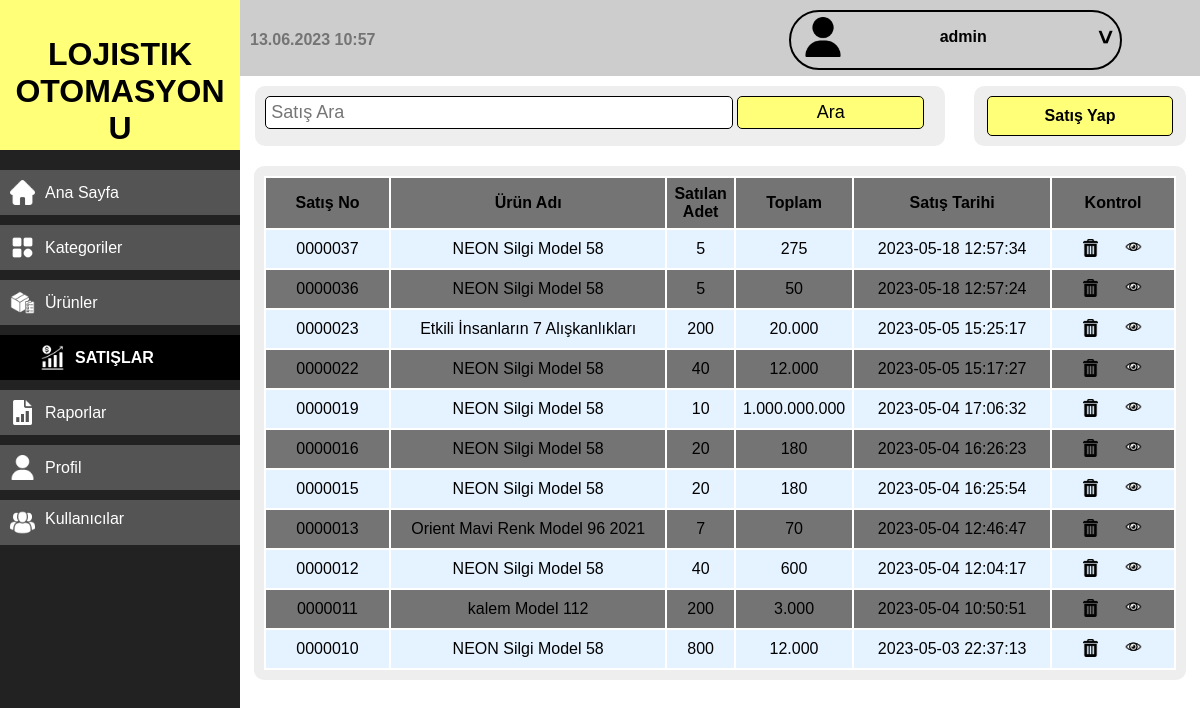
The app's page /satislar.php (signed in), older data.
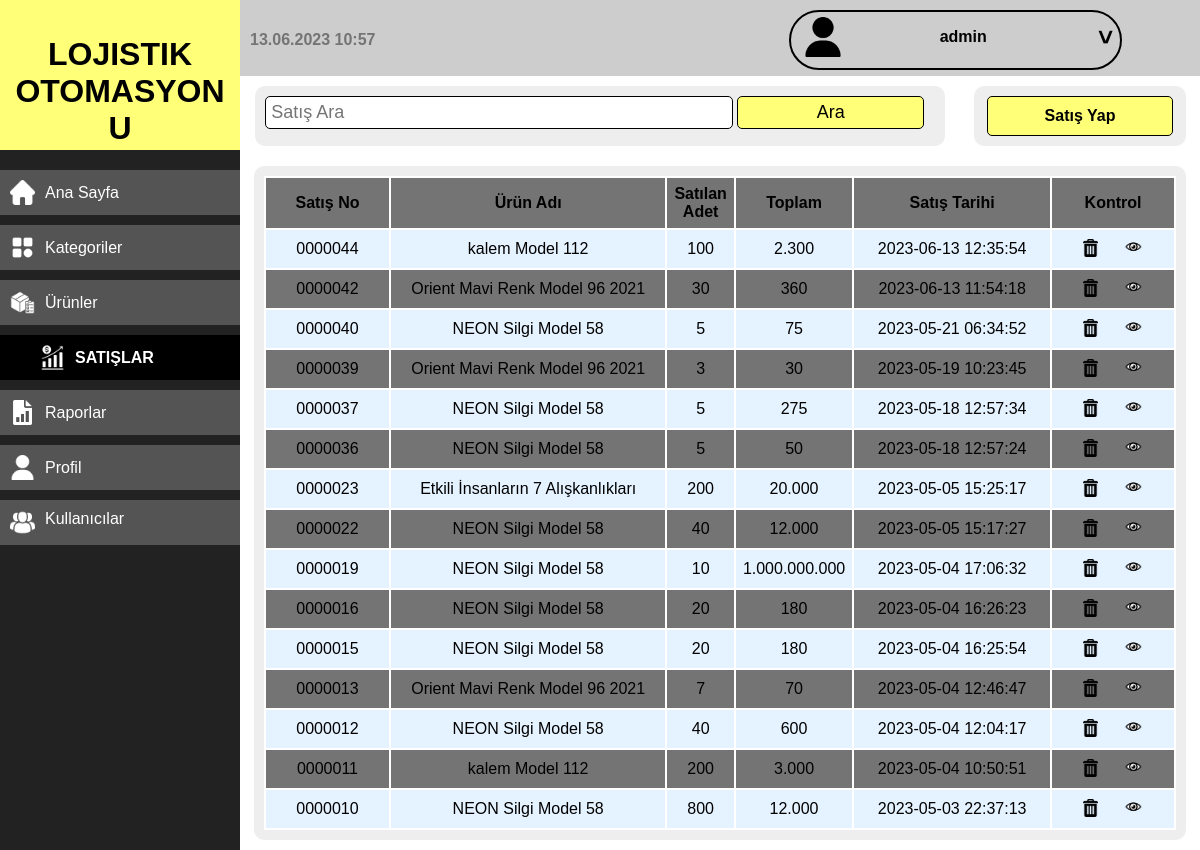
The same page, newer data.
### tables this page shows
CREATE TABLE `satislar` (
  `id` int(11) NOT NULL,
  `u_id` int(11) NOT NULL,
  `satisi_yapan` int(11) NOT NULL,
  `satilan_adet` int(11) NOT NULL,
  `birine_fiyat` int(11) NOT NULL,
  `toplam_tl` int(11) NOT NULL,
  `alici` varchar(255) NOT NULL,
  `tarihi` datetime NOT NULL
);

### diller/Turkce.php (called while the page is built, shortened)
<?php
function lang($lang)
{
  return $arr[$lang];
}

### fonksiyonlar/fonksiyonlar.php (called while the page is built, shortened)
<?php
function getAllFrom($from) {
    global $con;
    $stmt = $con->prepare("SELECT * FROM $from");
    $stmt->execute();
    $rows = $stmt->fetchAll();
    return $rows;
}
    ?>
        <?php
function getItem($from, $where, $value) {
    global $con;
    $stmt = $con->prepare("SELECT * FROM $from WHERE $where = ? LIMIT 1");
    $stmt->execute(array($value));
    return $stmt->fetch();
}
function nokta($sayi) {
    if (strlen($sayi) > 3) {
        $sayis = substr_replace ($sayi , '.' , -3, 0 );
    } else {
        $sayis = $sayi;
    }
    if (strlen($sayis) > 7) {
        $sayis = substr_replace ($sayis , '.' , -7, 0 );
    }
    if (strlen($sayis) > 11) {
        $sayis = substr_replace ($sayis , '.' , -11, 0 );
    }
    return $sayis;
}

### satislar.php (the view, shortened to what the rows shown need)
<?php
if (isset($_SESSION['kullanici_adi'])) {
  include 'init.php';
  if ($_SERVER['REQUEST_METHOD'] == 'POST') {
    if (isset($_POST['satis-yap'])) {
      $u_id      = $_POST['u-no'];
      $s_adet    = $_POST['s-adet'];
      $s_fiyat   = $_POST['s-fiyat'];
      $alici     = $_POST['alici'];
      $urun = getItem('urunler', 'id', $u_id);
      $hatalar = array();
      if (empty($s_adet) || $s_adet < 1 || $s_adet > $urun['adet'] || !is_numeric($s_adet)) {
        $hatalar[] = $urun['adet'] . lang('fazlaSatilamaz');
      }
      if (empty($s_fiyat) || $s_fiyat < $urun['alim_fiyat'] || !is_numeric($s_fiyat)) {
        bildirim($urun['alim_fiyat'] . lang('fiyattanDusukSatilamaz'));
      }
      if (empty($s_fiyat)) {
        $hatalar[] = lang('aliciBos');
      }
      if (!empty($hatalar)) {
        foreach ($hatalar as $hata) {
          echo bildirim($hata);
        }
      } else {
        $stmt = $con->prepare("INSERT INTO
                                    satislar(u_id, satisi_yapan, satilan_adet, birine_fiyat, toplam_tl, alici, tarihi)
                                    VALUES(:uid, :s_yapan, :s_adet, :b_fiyat, :toplam, :alici, now())");
        $stmt->execute(array(
          'uid'       => $u_id,
          's_yapan'   => $_SESSION['ID'],
          's_adet'    => $s_adet,
          'b_fiyat'   => $s_fiyat,
          'toplam'    => $s_adet * $s_fiyat,
          'alici'     => $alici,
        ));
        echo bildirim($stmt->rowCount(). lang('SatisYapildi'));
        $stmt = $con->prepare("UPDATE urunler SET adet = ? WHERE id = ?");
        $stmt->execute(array($urun['adet'] - $s_adet, $u_id));
        bildirim($stmt->rowCount() . lang('urunGuncenlendi'));
      }
      if (getItem('kullanicilar', 'id', $_SESSION['ID'])['aktif'] == 2) {
      $satislar = getAllFrom("satislar ORDER BY id DESC");
      } elseif (getItem('kullanicilar', 'id', $_SESSION['ID'])['aktif'] == 1) {
        $satislar = getAllFrom("satislar WHERE satisi_yapan = {$_SESSION['ID']} ORDER BY id DESC");
      }
    } elseif (isset($_POST['ara'])) {
        $satis = $_POST['satis-ara'];
        $satislar = aramaInnerJoin($satis, $_SESSION['ID']);
    } else {
      if (getItem('kullanicilar', 'id', $_SESSION['ID'])['aktif'] == 2) {
      $satislar = getAllFrom("satislar ORDER BY id DESC");
      }elseif (getItem('kullanicilar', 'id', $_SESSION['ID'])['aktif'] == 1) {
        $satislar = getAllFrom("satislar WHERE satisi_yapan = {$_SESSION['ID']} ORDER BY id DESC");
      }
    }
  } else {
    if (getItem('kullanicilar', 'id', $_SESSION['ID'])['aktif'] == 2) {
      $satislar = getAllFrom("satislar ORDER BY id DESC");
      } elseif (getItem('kullanicilar', 'id', $_SESSION['ID'])['aktif'] == 1) {
        $satislar = getAllFrom("satislar WHERE satisi_yapan = {$_SESSION['ID']} ORDER BY id DESC");
      }
  }
  if (isset($satislar)) {
    foreach ($satislar as $key => $satis) {
      $urun_name = getItem('urunler', 'id', $satis['u_id']);
      $satislar[$key]['u_adi'] = $urun_name['urun_adi'];
    }
  }
  if (isset($_GET['d'])) {
    if ($_GET['d'] == 'sy') {
      ?>
        <div class="cont">
          <div class="cont-bas-2 s-y">
            <div>
              <form action="<?php echo $_SERVER['PHP_SELF'] . '?d=sy'; ?>" method="POST">
                <label for="satis-ara"><?php echo lang('urunNo'); ?> :</label>
                <input id="satis-ara" name="satis-ara" type="number" placeholder="<?php echo lang('satilacakUrunNoGiriniz') ?>">
                <input name="ara-sy" type="submit" value="<?php echo lang('Ara') ?>">
              </form>
            </div>
          </div>
          <?php
          if (isset($_POST['ara-sy'])) {
            $uid = $_POST['satis-ara'];
            $count = checkItem('urunler', 'id', $uid);
            if ($count > 0) {
              $urun = getItem('urunler', 'id', $uid);
              ?>
              <div class="cont-alt">
                <div class="urun-deg-buyuk">
                  <h4><center><?php echo lang('urunBilgileri'); ?></center></h4>
                  <div class="urun-deg div-satislar">
                    <div>
                      <div class="foto">
                        <img class="fotog" src="fotograflar/urunler/<?php echo $urun['foto']; ?>" alt="">
                      </div>
                    </div>
                    <div class="div-2">
                        <label for="u-adi"><?php echo lang('urunAdi'); ?>:</label>
                        <textarea name="u-adi" id="u-adi" cols="30" rows="10" disabled><?php echo $urun['urun_adi']; ?></textarea>
                        <label for="u-kat"><?php echo lang('kategori'); ?>:</label>
                        <select name="u-kat" id="u-kat" disabled>
                          <option value="0">...</option>
                          <?php
                            $katlar = getAllFrom('kategoriler');
                            foreach ($katlar as $kat) {
                              $select = $urun['kat'] == $kat['id'] ? 'selected' : '';
                              echo '<option ' . $select . ' value="' . $kat['id'] . '">' . $kat['kat_adi'] . '</option>';
                            }
                          ?>
                        </select>
                        <label for="tedarikci"><?php echo lang('tedarikci'); ?>:</label>
                        <input id="tedarikci" name="tedarikci" type="text" value="<?php echo $urun['tedarikci']; ?>" disabled>
                        <label for="u-adresi"><?php echo lang('urunAdresi'); ?>:</label>
                        <textarea name="u-adresi" id="u-adresi" cols="30" rows="10" disabled><?php echo $urun['urun_adresi']; ?></textarea>
                    </div>
                    <div class="div-2">
                      <label for="u-adet"><?php echo lang('adet'); ?>:</label>
                        <input id="u-adet" name="u-adet" type="number" value="<?php echo $urun['adet']; ?>" disabled>
                        <label for="u-alim"><?php echo lang('alimFiyati'); ?>:</label>
                        <input id="u-alim" name="u-alim" type="number" value="<?php echo $urun['alim_fiyat']; ?>" disabled>
                        <label for="u-satim"><?php echo lang('satimFiyati'); ?>:</label>
                        <input id="u-satim" name="u-satim" type="number" value="<?php echo $urun['satim_fiyat']; ?>" disabled>
                        <label for="u-raf"><?php echo lang('rafNo'); ?>:</label>
                        <input id="u-raf" name="u-raf" type="text" value="<?php echo $urun['raf_no']; ?>" disabled>
                        <label for="u-no"><?php echo lang('urunNo'); ?>:</label>
                        <input disabled id="u-no" type="text" value="<?php echo $urun['id']; ?>">
                    </div>
                  </div>
                </div>
                <h4><center><?php echo lang('satisBilgileri'); ?></center></h4>
                <form class="satis" action="<?php echo $_SERVER['PHP_SELF']; ?>" method="POST">
                  <div class="satis-bilgileri">
                    <div class="div-2 s">
                      <label for="s-adet"><?php echo lang('satilacakAdet'); ?>:</label>
                      <input min="1" id="s-adet" name="s-adet" type="number" required>
                    </div>
                    <div class="div-2 s">
                      <label for="s-fiyat"><?php echo lang('satimFiyati'); ?>:</label>
                      <input id="s-fiyat" name="s-fiyat" type="number" required>
                      <input id="u-no" name="u-no" type="hidden" value="<?php echo $urun['id']; ?>">
                    </div>
                    <div class="div-toplam">
                      <label for="toplam"><?php echo lang('toplam'); ?>:</label>
                      <input id="toplam" type="number" disabled class="toplam">
                      <input type="button" class="hesapla" value="<?php echo lang('hesapla'); ?>">
                    </div>
                    <div class="div-2 s">
                      <label for="alici"><?php echo lang('alici'); ?>:</label>
                      <input id="alici" name="alici" type="text" required>
                      <input id="u-no" name="u-no" type="hidden" value="<?php echo $urun['id']; ?>">
                    </div>
                  </div>
                  <input type="submit" name="satis-yap" class="urun-ekleme" value="<?php echo lang('satisYap'); ?>">
                </form>
              </div>
            </div>
          <?php
        } else {
          echo '<div class="cont-alt"><b>' . lang('sonucBulunmadi') . '</b></div>';
        }
      }
    } elseif ($_GET['d'] == 'gos') {
      if (getItem('kullanicilar', 'id', $_SESSION['ID'])['aktif'] == 2 || getItem('satislar', 'id', $_GET['k'])['satisi_yapan'] == $_SESSION['ID']) {
        $sid = isset($_GET['k']) && is_numeric($_GET['k']) ? intval($_GET['k']) : 0;
        $count = checkItem('satislar', 'id', $sid);
        if ($count > 0) {
        $satis = getItem('satislar', 'id', $sid);
        $urun = getItem('urunler', 'id', $satis['u_id']);
        $kullanici = getItem('kullanicilar', 'id', $satis['satisi_yapan']);
          ?>
            <div class="cont-alt">
              <div class="urun-deg-buyuk">
                <h4><center><?php echo lang('satisBilgileri'); ?></center></h4>
                <div class="urun-deg div-satislar">
                  <div>
                    <div class="foto">
                      <img class="fotog" src="fotograflar/urunler/<?php echo $urun['foto']; ?>" alt="">
                    </div>
                  </div>
                  <div class="div-2">
                      <label for="u-no"><?php echo lang('urunNo'); ?>:</label>
                      <input disabled id="u-no" type="text" value="<?php echo $urun['id']; ?>">
                      <label for="u-adi"><?php echo lang('urunAdi'); ?>:</label>
                      <textarea name="u-adi" id="u-adi" cols="30" rows="10" disabled><?php echo $urun['urun_adi']; ?></textarea>
                      <label for="u-kat"><?php echo lang('kategori'); ?>:</label>
                      <select name="u-kat" id="u-kat" disabled>
                        <option value="0">...</option>
                        <?php
                          $katlar = getAllFrom('kategoriler');
                          foreach ($katlar as $kat) {
                            $select = $urun['kat'] == $kat['id'] ? 'selected' : '';
                            echo '<option ' . $select . ' value="' . $kat['id'] . '">' . $kat['kat_adi'] . '</option>';
                          }
                        ?>
                      </select>
                      <label for="tedarikci"><?php echo lang('tedarikci'); ?>:</label>
                      <input id="tedarikci" name="tedarikci" type="text" value="<?php echo $urun['tedarikci']; ?>" disabled>
                      <label for="u-adresi"><?php echo lang('urunAdresi'); ?>:</label>
                      <textarea name="u-adresi" id="u-adresi" cols="30" rows="10" disabled><?php echo $urun['urun_adresi']; ?></textarea>
                  </div>
                  <div class="div-2">
                      <label for="s-no"><?php echo lang('satisNo'); ?>:</label>
                      <input disabled id="s-no" type="text" value="<?php echo $satis['id']; ?>">
                      <label for="s-adet"><?php echo lang('satilanAdet'); ?>:</label>
                      <input id="s-adet" type="number" value="<?php echo $satis['satilan_adet']; ?>" disabled>
                      <label for="birine"><?php echo lang('birineFiyat'); ?>:</label>
                      <input id="birine" type="number" value="<?php echo $satis['birine_fiyat']; ?>" disabled>
                      <label for="toplam"><?php echo lang('toplam'); ?>:</label>
                      <input id="toplam" type="number" value="<?php echo $satis['toplam_tl']; ?>" disabled>
                      <label for="alici"><?php echo lang('alici'); ?>:</label>
                      <input id="alici" type="text" value="<?php echo $satis['alici']; ?>" disabled>
                      <label for="s-tarihi"><?php echo lang('satisTarihi'); ?>:</label>
                      <input id="s-tarihi" type="text" value="<?php echo $satis['tarihi']; ?>" disabled>
                      <label for="s-yapan"><?php echo lang('satisiYapan'); ?>:</label>
                      <input id="s-yapan" type="text" value="<?php echo $kullanici['kullanici_adi']; ?>" disabled>
                  </div>
                </div>
              </div>
            </div>
          <?php
        } else {
          header('Location: satislar.php');
          exit();
        }
      } else {
        header('Location: satislar.php');
        exit();
      }
    } else {
      header('Location: satislar.php');
      exit();
    }
  } else {
      ?>
      <div class="cont">
        <div class="cont-alt">
          <?php
              if (empty($satislar)) {
                echo '<div style="font-weight: bold">' . lang('sonucBulunmadi') . '</div>';
              } else { ?>
                <table class="cont cont-2">
                  <tr>
                    <th><?php echo lang('satisNo') ?></th>
                    <th><?php echo lang('urunAdi') ?></th>
                    <th><?php echo lang('satilanAdet') ?></th>
                    <th><?php echo lang('toplam') ?></th>
                    <th><?php echo lang('satisTarihi') ?></th>
                    <th><?php echo lang('Kontrol') ?></th>
                  </tr>
                  <?php
                    foreach($satislar as $satis) {
                      echo '<tr>
                              <td>' .  str_pad($satis['id'], 7, 0, STR_PAD_LEFT) . '</td>
                              <td>' .  $satis['u_adi'] . '</td>
                              <td>' .  $satis['satilan_adet'] . '</td>
                              <td>' .  nokta($satis['toplam_tl']) . '</td>
                              <td>' .  $satis['tarihi'] . '</td>
                              <td>
                                <a class="a confirm" href="?s=sil&k=' . $satis['id'] .'">
                                  <img class="kontrol-2" src="iconlar/trash.png" alt="">
                                </a>
                                <a class="a" href="?d=gos&k=' . $satis['id'] .'">
                                  <img class="kontrol-3" src="iconlar/eye.png" alt="">
                                </a>
                              </td>
                            </tr>';
                    }
                  ?>
                </table>
          <?php } ?>
        </div>
      </div>
      <?php
  }
    include 'sablonlar/footer.php';
} else {
  header('Location: logout.php');
  exit();
}

Row changes from the older to the newer data that the page shows:
added satislar: id "0000044", u_adi "kalem Model 112", satilan_adet "100", toplam_tl "2.300", tarihi "2023-06-13 12:35:54"
added satislar: id "0000042", u_adi "Orient Mavi Renk Model 96 2021", satilan_adet "30", toplam_tl "360", tarihi "2023-06-13 11:54:18"
added satislar: id "0000040", u_adi "NEON Silgi Model 58", satilan_adet "5", toplam_tl "75", tarihi "2023-05-21 06:34:52"
added satislar: id "0000039", u_adi "Orient Mavi Renk Model 96 2021", satilan_adet "3", toplam_tl "30", tarihi "2023-05-19 10:23:45"
